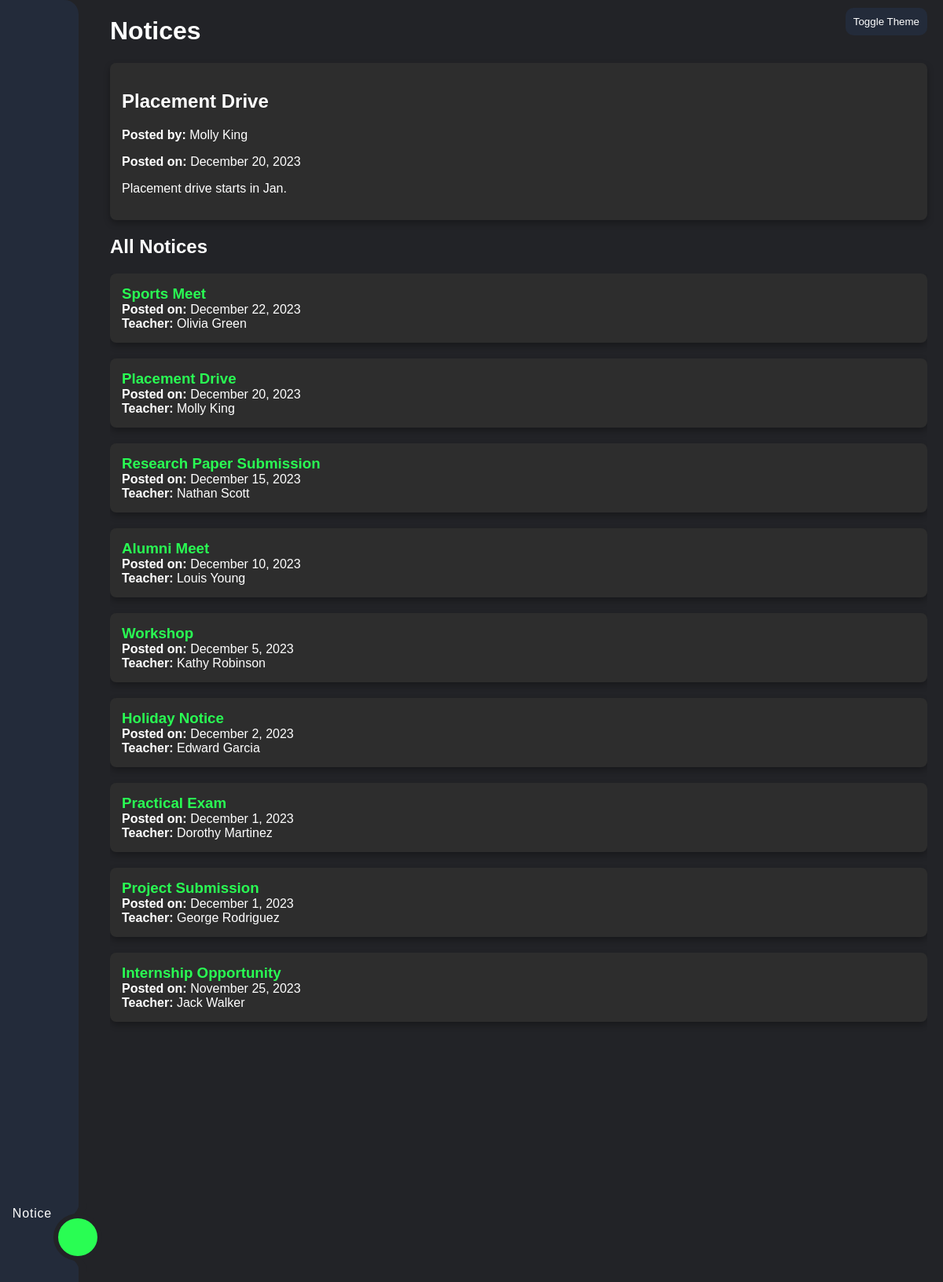
/PHP/Announcements.php?id=13 (signed in), run on the app's committed database.
### tables this page shows
CREATE TABLE `announcements` (
  `Announcement_ID` int(11) NOT NULL,
  `Title` varchar(100) NOT NULL,
  `Content` varchar(500) NOT NULL,
  `Posting_Date` date NOT NULL,
  `Author_ID` int(11) NOT NULL
);

CREATE TABLE `instructors` (
  `Instructor_ID` int(11) NOT NULL,
  `First_Name` varchar(50) NOT NULL,
  `Middle_Name` varchar(50) DEFAULT NULL,
  `Last_Name` varchar(50) NOT NULL,
  `Gender` enum('M','F','X') NOT NULL,
  `Contact_Info` varchar(150) DEFAULT NULL,
  `Profile_Picture` varchar(255) DEFAULT NULL,
  `Department_ID` int(11) DEFAULT NULL
);

### PHP/Announcements.php (the view, shortened to what this page needs)
<?php
include 'Connection.php';
$sql = "SELECT a.Announcement_ID, a.Title, a.Posting_Date, i.First_Name, i.Last_Name
        FROM Announcements a
        JOIN Instructors i ON a.Author_ID = i.Instructor_ID
        ORDER BY a.Posting_Date DESC";
$stmt = $pdo->prepare($sql);
$stmt->execute();
$notices = $stmt->fetchAll(PDO::FETCH_ASSOC);
$noticeID = isset($_GET['id']) ? (int) $_GET['id'] : null;
$noticeDetail = null;
if ($noticeID) {
    $sql = "SELECT a.Title, a.Content, a.Posting_Date, i.First_Name, i.Last_Name
            FROM Announcements a
            JOIN Instructors i ON a.Author_ID = i.Instructor_ID
            WHERE a.Announcement_ID = :notice_id";
    $stmt = $pdo->prepare($sql);
    $stmt->execute(['notice_id' => $noticeID]);
    $noticeDetail = $stmt->fetch(PDO::FETCH_ASSOC);
}
?>
<!DOCTYPE html>
<html lang="en">
<head>
    <link rel="stylesheet" href="../CSS/Preloader.css">
</head>
<body>
    <div class="container">
        <div class="navigation">
            <ul>
                <li class="list ">
                </li>
                <li class="list ">
                </li>
                <li class="list active">
                    <a href="../PHP/Announcements.php">
                        <span class="text">Notice</span>
                    </a>
                </li>
                <li class="list">
                </li>
                <div class="indicator"></div>
            </ul>
        </div>
        <div class="main-content">
            <header>
                <h1>Notices</h1>
                <button class="toggle-switch" id="toggle-mode">Toggle Theme</button>
            </header>
            <div id="notice-details" class="notice-detail">
                <?php if ($noticeDetail): ?>
                    <h2><?= htmlspecialchars($noticeDetail['Title']); ?></h2>
                    <p><strong>Posted by:</strong> <?= htmlspecialchars($noticeDetail['First_Name'] . ' ' . $noticeDetail['Last_Name']); ?></p>
                    <p><strong>Posted on:</strong> <?= date('F j, Y', strtotime($noticeDetail['Posting_Date'])); ?></p>
                    <p><?= nl2br(htmlspecialchars($noticeDetail['Content'])); ?></p>
                <?php endif; ?>
            </div>
            <h2>All Notices</h2>
            <div class="scrollable">
                <div class="notices-wrapper">
                    <?php foreach ($notices as $notice): ?>
                        <div class="notice-card" onclick="loadNoticeDetails(<?= $notice['Announcement_ID']; ?>)">
                            <h3><?= htmlspecialchars($notice['Title']); ?></h3>
                            <p><strong>Posted on:</strong> <?= date('F j, Y', strtotime($notice['Posting_Date'])); ?></p>
                            <p><strong>Teacher:</strong> <?= htmlspecialchars($notice['First_Name'] . ' ' . $notice['Last_Name']); ?></p>
                        </div>
                    <?php endforeach; ?>
                </div>
            </div>
        </div>
    </div>
</body>
</html>

### PHP/Announcements.php (style rules this page uses)
:root { --bg-color-dark: #222327; --bg-color-light: #d9e8e8; --text-color-dark: #ffffff; --text-color-light: #000000; --sidebar-bg-color-dark: #232B3A; --sidebar-bg-color-light: #253b42; --icons-color-dark: #ffffff; --icons-color-light: #ffffff; --icons-color-active-dark: #000000; --icons-color-active-light: #000000; --table-header-dark: #4a4a4a; --table-header-light: #dddddd; --card-bg-dark: #2d2d2d; --card-bg-light: #ffffff; --card-hover-bg-dark: #3a3a3a; --card-hover-bg-light: #f1f1f1; --shadow-dark: rgba(0, 0, 0, 0.3); --shadow-light: rgba(0, 0, 0, 0.1); }
body { font-family: Arial, sans-serif; background-color: var(--bg-color-dark); color: var(--text-color-dark); margin: 0; padding: 0; transition: background-color 0.3s, color 0.3s; opacity: 0; transition: opacity 1.5s ease-in; }
body.loaded { opacity: 1; }
.container { display: flex; height: 100vh; }
.main-content { flex-grow: 1; padding: 20px; padding-top: 0px; padding-left: 40px; overflow-y: auto; }
header { display: flex; justify-content: space-between; align-items: center; }
.toggle-switch { position: absolute; top: 10px; right: 20px; padding: 10px; background: var(--sidebar-bg-color-dark); border: none; border-radius: 10px; color: var(--text-color-dark); cursor: pointer; transition: background-color 0.3s; }
.notice-detail, .notice-card { background-color: var(--card-bg-dark); padding: 15px; border-radius: 8px; box-shadow: 0 4px 8px var(--shadow-dark); margin-bottom: 20px; transition: background-color 0.3s, box-shadow 0.3s, transform 0.3s; }
.notice-card { transform: scale(0.9); transition: 0.3 ease-in-out; opacity: 0; transform: translateY(20px); transition: opacity 0.5s ease, transform 0.5s ease; }
.notice-card.fade-in { opacity: 1; transform: translateY(0); }
.notice-card h3 { margin: 0; color: #29fd53; }
.notice-card p { margin: 0; color: var(--text-color-dark); }
.navigation { position: relative; width: 100px; height: 100vh; background: var(--sidebar-bg-color-dark); display: flex; justify-content: center; align-items: center; border-top-right-radius: 18px; border-bottom-right-radius: 18px; }
.navigation ul { display: flex; flex-direction: column; width: 68px; }
.navigation ul li { position: relative; list-style: none; width: 70px; height: 70px; z-index: 1; }
.navigation ul li a { position: relative; display: flex; flex-direction: column; justify-content: center; align-items: center; width: 100%; text-align: center; font-weight: 500; }
.navigation ul li a .text { position: absolute; color: var(--text-color-dark); font-weight: 75em; right: 30px; font-size: 1em; letter-spacing: 0.05em; transition: 0.3s; opacity: 0; transform: translateX(-20px); }
.navigation ul li.active a .text { opacity: 1; transform: translateX(-10px); }
.indicator { position: absolute; left: 68%; width: 50px; height: 48px; background: #29fd53; border-radius: 50%; border: 6px solid var(--bg-color-dark); transition: 0.3s ease; }
.indicator::before { content: ''; position: absolute; left: 13%; bottom: -45%; width: 20px; height: 20px; background: transparent; border-top-right-radius: 20px; box-shadow: 10px -1px 0 0 var(--bg-color-dark); transition: 0.3s ease; }
.indicator::after { content: ''; position: absolute; left: 13%; top: -21px; width: 20px; height: 20px; background: transparent; border-bottom-right-radius: 20px; box-shadow: 10px 1px 0 0 var(--bg-color-dark); transition: 0.3s ease; }
.navigation ul li:nth-child(3).active~.indicator { transform: translateY(calc(70px * 2)); }
.scrollable { max-height: 50vh; overflow-y: auto; }

### data on the page
announcements: Title "Placement Drive", Author_ID.Last_Name "Molly King", Posting_Date "December 20, 2023", Content "Placement drive starts in Jan."
announcements: Title "Sports Meet", Posting_Date "December 22, 2023", Author_ID.Last_Name "Olivia Green"
announcements: Title "Research Paper Submission", Posting_Date "December 15, 2023", Author_ID.Last_Name "Nathan Scott"
announcements: Title "Alumni Meet", Posting_Date "December 10, 2023", Author_ID.Last_Name "Louis Young"
announcements: Title "Workshop", Posting_Date "December 5, 2023", Author_ID.Last_Name "Kathy Robinson"
announcements: Title "Holiday Notice", Posting_Date "December 2, 2023", Author_ID.Last_Name "Edward Garcia"
announcements: Title "Practical Exam", Posting_Date "December 1, 2023", Author_ID.Last_Name "Dorothy Martinez"
announcements: Title "Project Submission", Posting_Date "December 1, 2023", Author_ID.Last_Name "George Rodriguez"
announcements: Title "Internship Opportunity", Posting_Date "November 25, 2023", Author_ID.Last_Name "Jack Walker"
